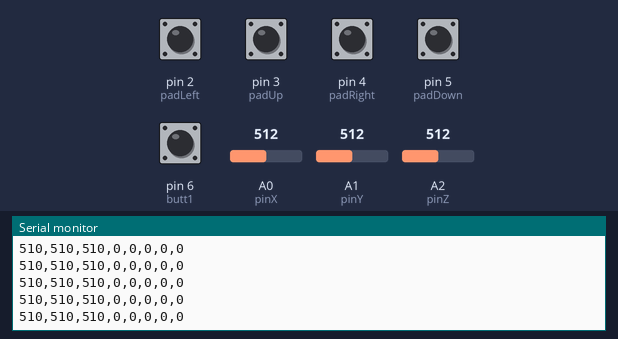
Recording of a sketch running on a simulated Arduino Uno, built with avr-gcc and run on an emulated ATmega328P. Shown: the last lines printed to the serial monitor. The inputs (shaded band) are chosen by the test bench; at power-on: pin 2 (padLeft), pin 3 (padUp), pin 4 (padRight), pin 5 (padDown), pin 6 (butt1) HIGH, A0 (pinX) = 512, A1 (pinY) = 512, A2 (pinZ) = 512.

Above: at 1.2 s.
1.3 s: A0 (pinX) set to 101
At 2.3 s:
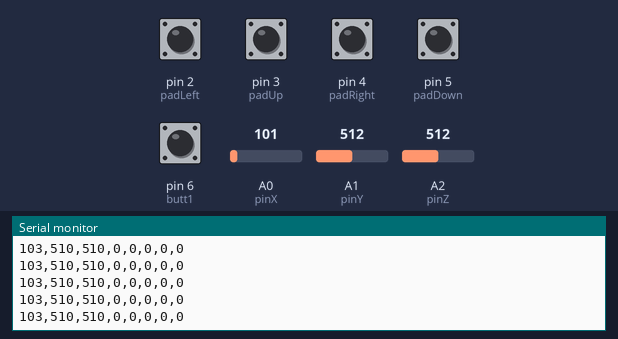
4.3 s: A0 (pinX) set to 96
At 5.3 s:
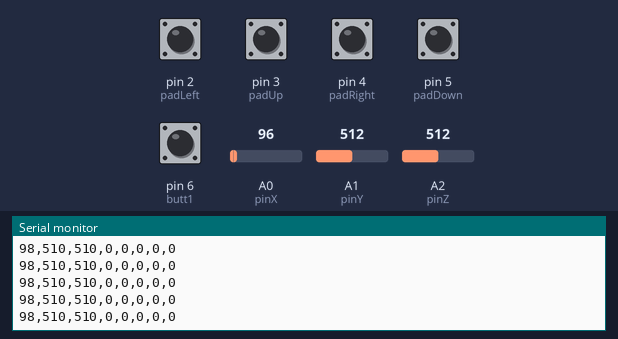
7.3 s: A1 (pinY) set to 992
At 7.9 s:
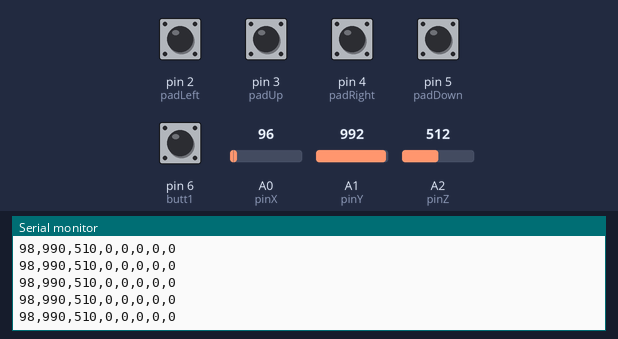
10.3 s: A1 (pinY) set to 1004
At 11.4 s:
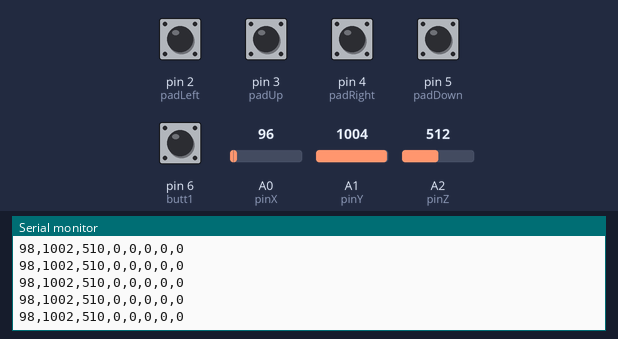
13.3 s: A2 (pinZ) set to 985
At 14.4 s:
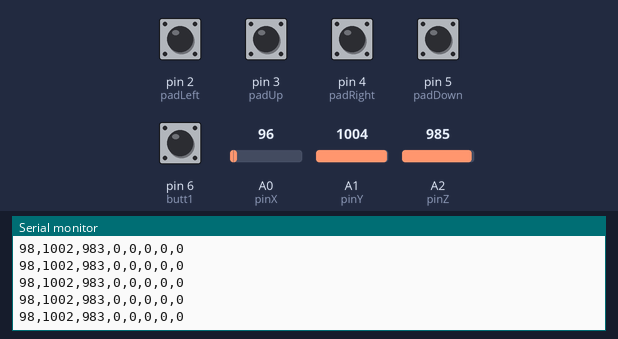
14.8 s: A2 (pinZ) set to 1002
At 15.5 s:
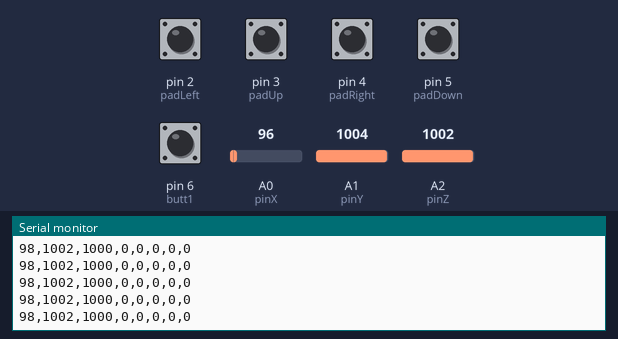
Timing chart, 0 to 17.3 s (numbered marks = the images above; inputs shaded):
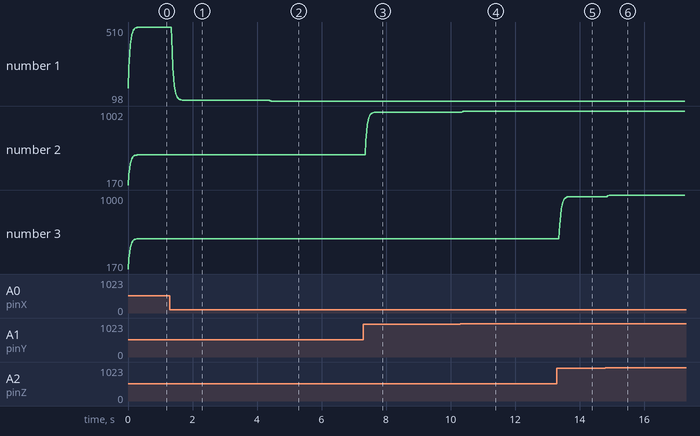

Measured:
- after the input at 1.3 s, the serial monitor: prints a new line after 0.06 s (image 1)
- after the input at 4.3 s, the serial monitor: prints a new line after 0.08 s (image 2)
- after the input at 7.3 s, the serial monitor: prints a new line after 0.08 s (image 3)
- after the input at 10.3 s, the serial monitor: prints a new line after 0.07 s (image 4)
- after the input at 13.3 s, the serial monitor: prints a new line after 0.09 s (image 5)
- after the input at 14.8 s, the serial monitor: prints a new line after 0.07 s (image 6)
- plotted number 1: 510 → 103 after the input at 1.3 s, 103 → 98 after the input at 4.3 s
- plotted number 2: 510 → 990 after the input at 7.3 s, 990 → 1002 after the input at 10.3 s

The sketch:

Gravity_controller.ino
```cpp
/*
 *  Yvan Gimard
 *  2020
 */


int axeX,axeY,axeZ;

int smoothX = 0;
int smoothY = 0;
int smoothZ = 0;

int deltaX = 67;
int deltaY = 66;
int treshold = 360; //Valeur seuil quand on secoue l'arduino de haut en bas

//Valeurs pour l'accéléro des cours
//int gauche = 320; //Valeur qui, une fois dépassé, indique que le gant est incliné vers la gauche
//int droite = 360;
//int avant = 355;
//int arriere = 330;

//Valeurs pour l'accéléro perso
int gauche = 370; //Valeur qui, une fois dépassée, indique que le gant est incliné vers la gauche
int droite = 350;
int avant = 340;
int arriere = 365;

const int pinX = A0;
const int pinY = A1;
const int pinZ = A2;


const int butt1 = 6;


const int padLeft = 2;
const int padUp = 3;
const int padRight = 4;
const int padDown = 5;

void setup() {
  Serial.begin(9600);
  pinMode(pinX,INPUT);
  pinMode(pinY,INPUT);
  pinMode(pinZ,INPUT);
  pinMode(butt1,INPUT_PULLUP);
  pinMode(padLeft,INPUT_PULLUP);
  pinMode(padUp,INPUT_PULLUP);
  pinMode(padRight,INPUT_PULLUP);
  pinMode(padDown,INPUT_PULLUP);
}

void loop() {
  //On lit toutes les valeurs analogiques de notre accéléromètre
  axeX = analogRead(pinX);
  axeY = analogRead(pinY);
  axeZ = analogRead(pinZ);

  //Lissage des valeurs, pour éliminer le bruit blanc
  smoothX = smoothX + ((axeX-smoothX)/3);
  smoothY = smoothY + ((axeY-smoothY)/3);
  smoothZ = smoothZ + ((axeZ-smoothZ)/3);

 /* ------------------------------------------------------------
 *  POSITION NEUTRE
 *  ------------------------------------------------------------
 */
//  if (smoothX < gauche && smoothX > droite && smoothY > avant && smoothY < arriere){
//    Serial.println("NEUTRE");
//  }
//
// /* ------------------------------------------------------------
// *  POSITION GAUCHE
// *  ------------------------------------------------------------
// */
//  if (smoothX > gauche){
//    if ( smoothY < avant) {
//      Serial.println("GAUCHE AVANT");
//    } else if (smoothY > arriere) {
//      Serial.println("GAUCHE ARRIERE");
//    } else {
//      Serial.println("GAUCHE");
//    }
//  }
//
// /* ------------------------------------------------------------
// *  POSITION DROITE
// *  ------------------------------------------------------------
// */
//  else if (smoothX < droite){
//    if ( smoothY < avant) {
//      Serial.println("DROITE AVANT");
//    } else if (smoothY > arriere) {
//      Serial.println("DROITE ARRIERE");
//    } else {
//      Serial.println("DROITE");
//    }
//  }
//
// /* ------------------------------------------------------------
// *  POSITION AVANT
// *  ------------------------------------------------------------
// */
//  else if (smoothY < avant){
//      Serial.println("AVANT");
//  }
//
// /* ------------------------------------------------------------
// *  POSITION ARRIERE
// *  ------------------------------------------------------------
// */
//  else if (smoothY > arriere){
//      Serial.println("ARRIERE");
//  }
//
  //Envoi des valeurs sur le port série, séparées par des virgules qui seront prises en compte par processing
  Serial.print(smoothX);
  Serial.print(",");
  Serial.print(smoothY);
  Serial.print(",");
  Serial.print(smoothZ);
  Serial.print(",");

//  On envoie ensuite un 0 ou 1 selon si le boutton est pressé. 0 par défaut
  if (digitalRead(butt1) == 0) {
   Serial.print(1);
   delay(50);
  } else {
      Serial.print(0);
  }
    Serial.print(",");
//Lecture des boutons du pad directionnel
    if (digitalRead(padLeft) == 0) {
     Serial.print(1);
    } else {
        Serial.print(0);
      }

    Serial.print(",");
    if (digitalRead(padUp) == 0) {
       Serial.print(1);
    } else {
        Serial.print(0);
      }

    Serial.print(",");
    if (digitalRead(padRight) == 0) {
     Serial.print(1);
    } else {
        Serial.print(0);
      }

    Serial.print(",");
    if (digitalRead(padDown) == 0) {
     Serial.println(1);
  } else {
      Serial.println(0);
    }


  //Petit delay pour ne pas faire surchauffer notre petite Arduino
  delay(5);

}
```
